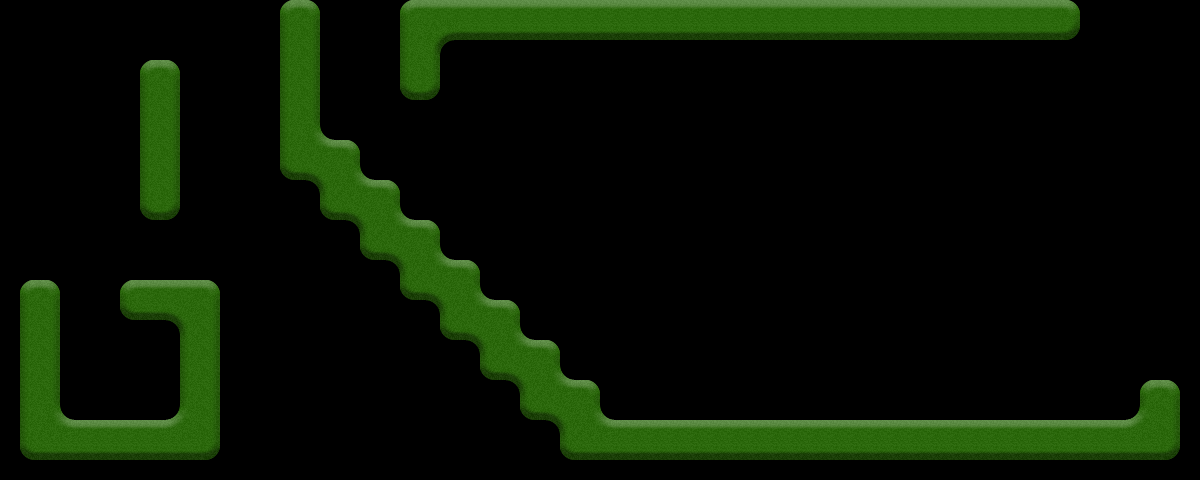

This is a level from a 2D game, rendered from its Tiled map with the project's own tilesets. A one-line summary and the map file follow, with tile-layer data summarised:
An orthogonal 60x24 tile map with 20x20 px tiles, 1 tile layer (Tile Layer 1), 3 tilesets and 25 objects (2x Waypoint, 2x launch, goal, ball).

<map version="1.0" orientation="orthogonal" width="60" height="24" tilewidth="20" tileheight="20">
 <tileset firstgid="1" name="Grass" tilewidth="20" tileheight="20">
  <image source="gfx/Grass.png" width="80" height="160" />
 </tileset>
 <tileset firstgid="33" name="Veritcal" tilewidth="32" tileheight="96">
  <image source="gfx/vertical.png" width="32" height="96" />
 </tileset>
 <tileset firstgid="34" name="horizontal2" tilewidth="192" tileheight="32">
  <image source="gfx/horizontal2.png" width="192" height="32" />
 </tileset>
 <layer name="Tile Layer 1" width="60" height="24">
  <data>[1440 cells, 300 non-empty, 24 distinct tile ids]</data>
 </layer>
 <objectgroup name="Walls" width="60" height="24">
  <properties>
   <property name="type" value="wall" />
  </properties>
  <object x="20" y="280" width="40" height="180" />
  <object x="60" y="420" width="160" height="40" />
  <object x="120" y="280" width="100" height="40" />
  <object x="180" y="320" width="40" height="100" />
  <object x="280" y="0" width="40" height="180" />
  <object x="320" y="140" width="40" height="80" />
  <object x="360" y="180" width="40" height="80" />
  <object x="400" y="220" width="40" height="80" />
  <object x="440" y="260" width="40" height="80" />
  <object x="480" y="300" width="40" height="80" />
  <object x="520" y="340" width="40" height="80" />
  <object x="560" y="380" width="40" height="80" />
  <object x="600" y="420" width="580" height="40" />
  <object x="1140" y="380" width="40" height="40" />
  <object x="400" y="0" width="40" height="100" />
  <object x="440" y="0" width="640" height="40" />
  <object x="140" y="60" width="40" height="160" />
 </objectgroup>
 <objectgroup color="#00ff7f" name="Elements" width="60" height="24">
  <object name="goal" x="1100" y="380" width="40" height="40">
   <properties>
    <property name="direction" value="right" />
    <property name="type" value="goal" />
   </properties>
  </object>
  <object name="ball" x="80" y="380" width="40" height="40">
   <properties>
    <property name="type" value="ball" />
   </properties>
  </object>
  <object name="Waypoint" x="360" y="100">
   <properties>
    <property name="type" value="waypoint" />
   </properties>
  </object>
  <object name="Waypoint" x="760" y="100" width="20" height="20">
   <properties>
    <property name="type" value="waypoint" />
   </properties>
  </object>
  <object name="launch" x="640" y="380" width="40" height="40">
   <properties>
    <property name="angle" value="65" />
    <property name="force" value="150" />
    <property name="type" value="launch" />
   </properties>
  </object>
  <object name="launch" x="860" y="380" width="40" height="40">
   <properties>
    <property name="angle" value="65" />
    <property name="force" value="150" />
    <property name="type" value="launch" />
   </properties>
  </object>
 </objectgroup>
 <objectgroup color="#ff007f" name="Objects" width="60" height="24">
  <properties>
   <property name="type" value="object" />
  </properties>
  <object gid="34" x="980" y="0" />
  <object gid="33" x="1140" y="380" />
 </objectgroup>
</map>
